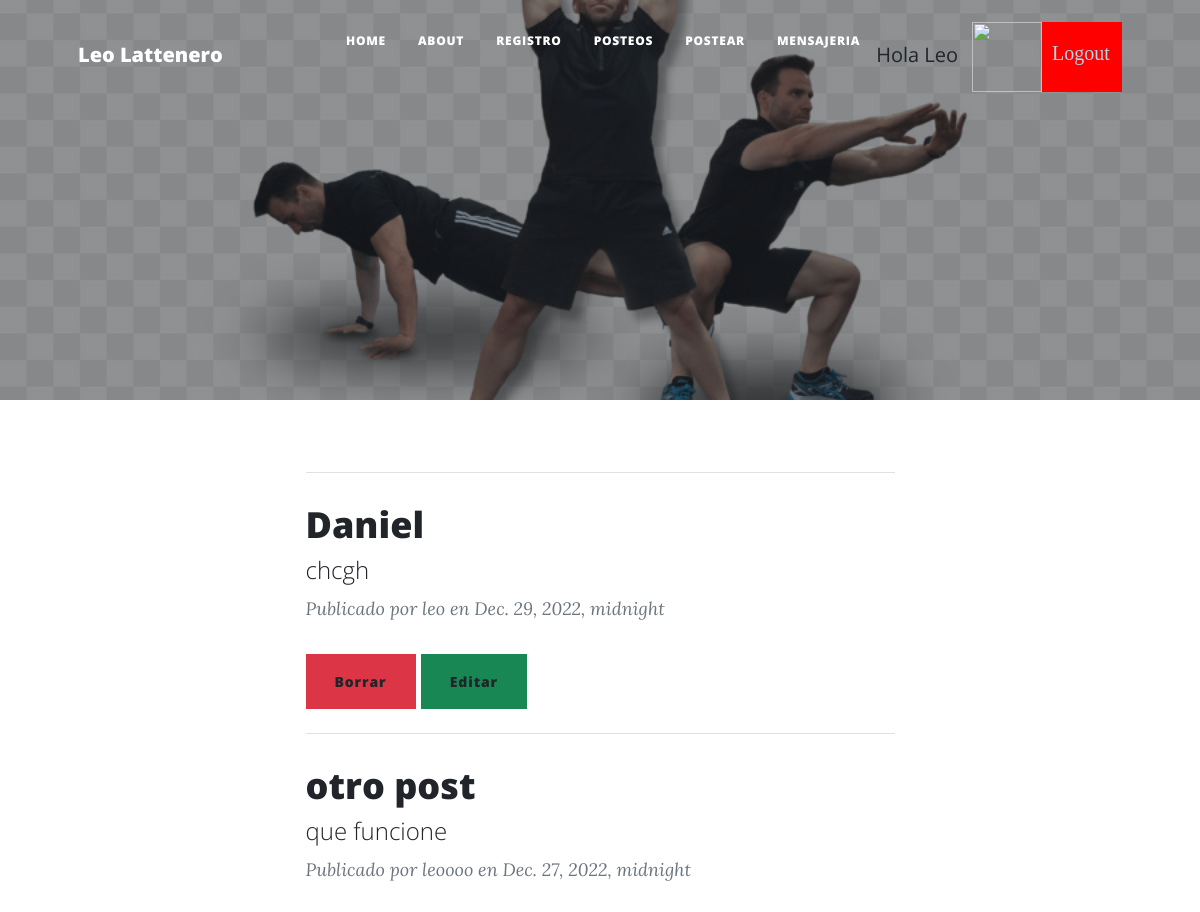
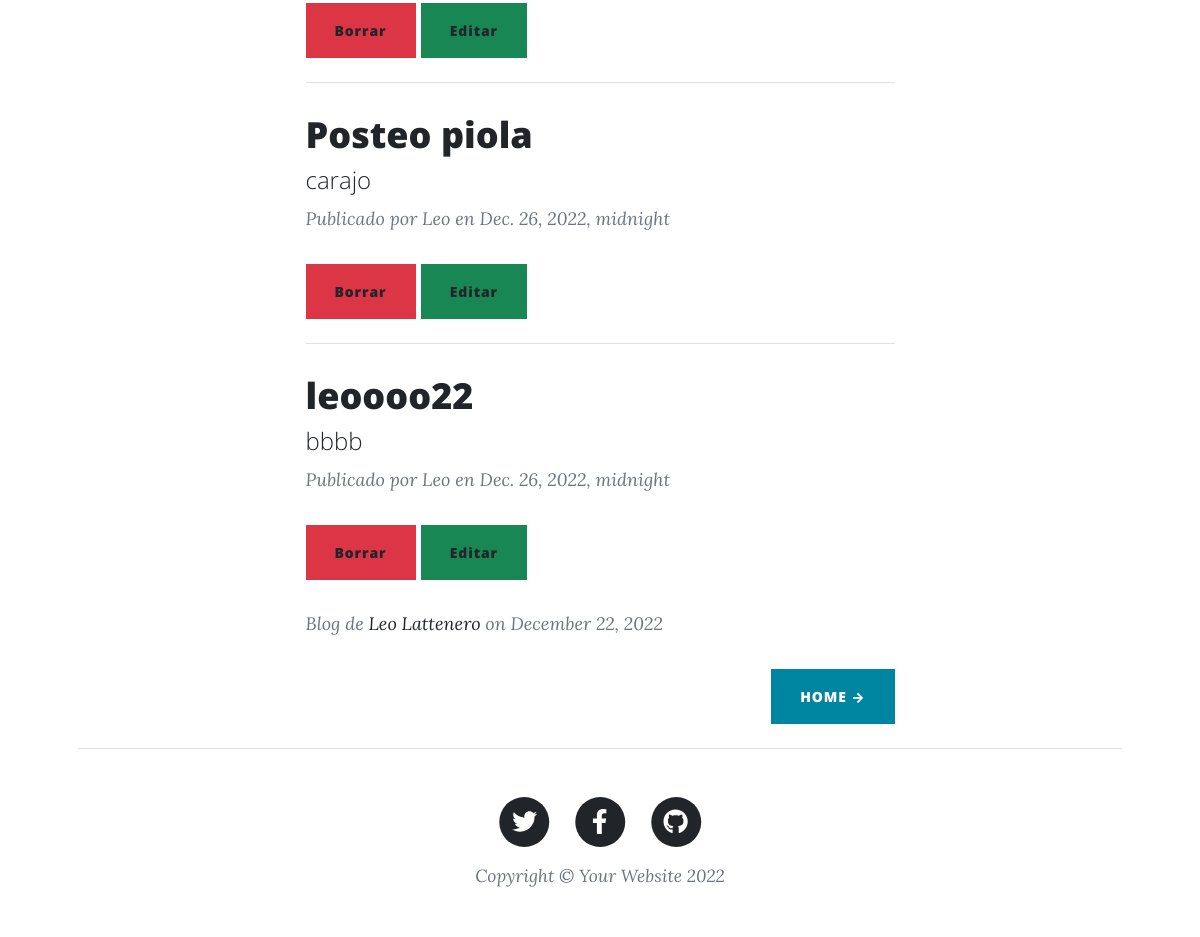
Page /posteos (signed in) on the earlier database version (2 pictures, top to bottom).
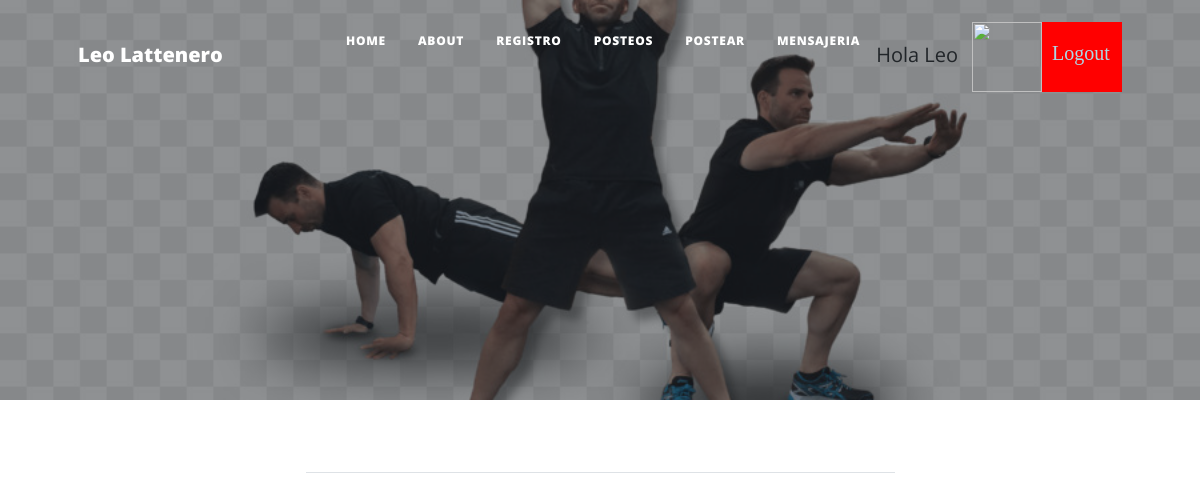
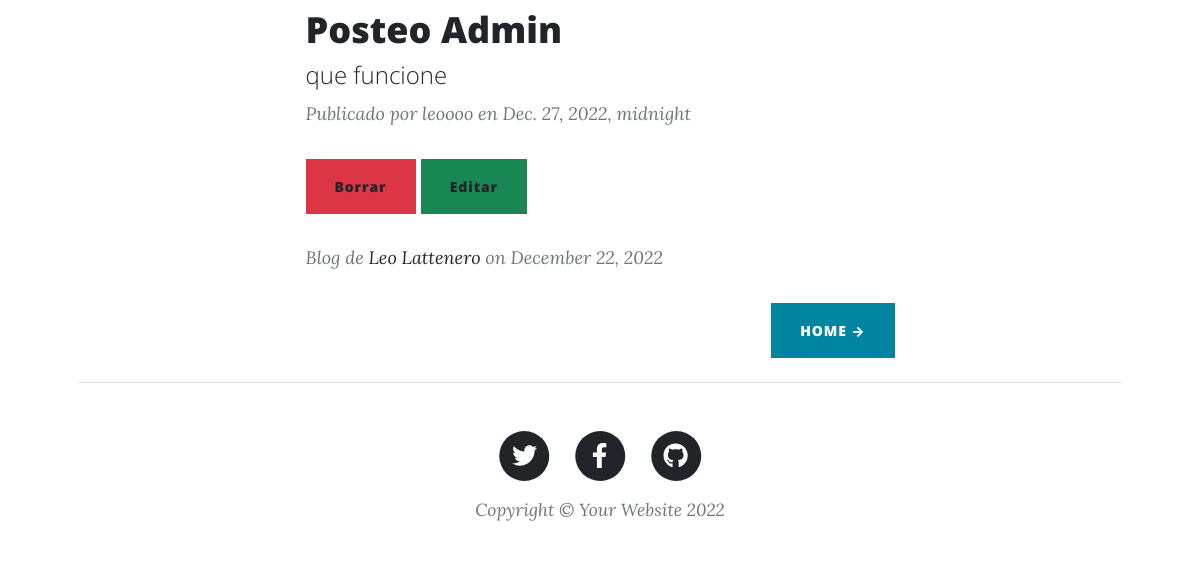
Same page on the later database version (2 pictures, top to bottom).
### AppRutinas/models.py (models this page shows, shortened)
class Posteo(models.Model):
    titulo = models.CharField(max_length=255)
    subtitulo = models.CharField(max_length=255)
    imagen = models.ImageField(upload_to='media', blank=True)
    cuerpo = RichTextUploadingField() # CKEditor Rich Text Field
    autor = models.CharField(max_length=255)
    fecha = models.DateTimeField(default='2020-11-1')

### AppRutinas/views.py (the view)
# urls.py: path("posteos", posteos, name= "posteos"),
@login_required
def posteos(request):
    posteos = Posteo.objects.all().order_by('-id') # Consulta por id, de mayor a menor (ORDER BY id DESC en SQL)
    return render(request, "posteos.html", {"posteos": posteos, "imagen": obtenerAvatar(request)})

### AppLogin/views.py (called while the page is built)
def obtenerAvatar(request):
    if request.user.is_authenticated:
        lista=Avatar.objects.filter(user=request.user)
        if len(lista)!=0:
            imagen=lista[0].imagen.url
        else:
            imagen="/media/avatares/avatarpordefecto.jpg"
        return imagen

### AppRutinas/templates/posteos.html (shortened to what this page needs)
{% extends "index.html" %}
{% load static %}
{% block contenido_que_cambia %}
    {% if posteos %}
        <div class="container px-4 px-lg-5">
            <div class="row gx-4 gx-lg-5 justify-content-center">
                <div class="col-md-10 col-lg-8 col-xl-7">
                    {% for post in posteos %}
                        <hr class="my-4" />
                        <div class="post-preview">
                            <a href="{% url 'post' post.id %}">
                                <h2 class="post-title">{{ post.titulo }}</h2>
                                <h4 class="post-subtitle">{{ post.subtitulo }}</h3>
                            </a>
                            <p class="post-meta">
                                Publicado por {{ post.autor }}
                                en {{ post.fecha }}
                            </p>
                            <a class="btn btn-danger" href="{% url 'eliminarPost' post.id %}">Borrar</a>
                            <a class="btn btn-success" href="{% url 'editarPosteos' post.id %}">Editar</a>
                        </div>
                    {% endfor %}
                </div>
            </div>
        </div>
    {% endif %}
{% endblock %}

Differences in the rows shown:
removed Posteo: titulo "Daniel", subtitulo "chcgh", autor "leo", fecha "Dec. 29, 2022, midnight"
removed Posteo: titulo "Posteo piola", subtitulo "carajo", autor "Leo", fecha "Dec. 26, 2022, midnight"
removed Posteo: titulo "leoooo22", subtitulo "bbbb", autor "Leo", fecha "Dec. 26, 2022, midnight"
changed Posteo "que funcione": titulo "otro post" → "Posteo Admin"
